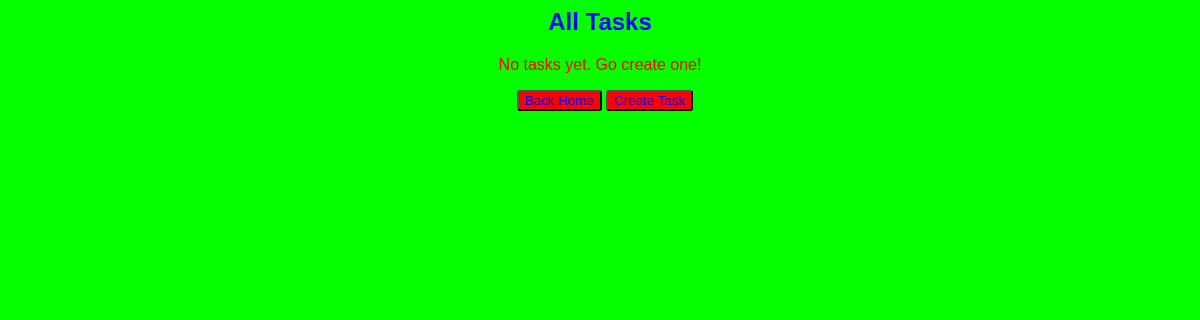
/home/tasks (signed in), run on an earlier commit of the app's database.
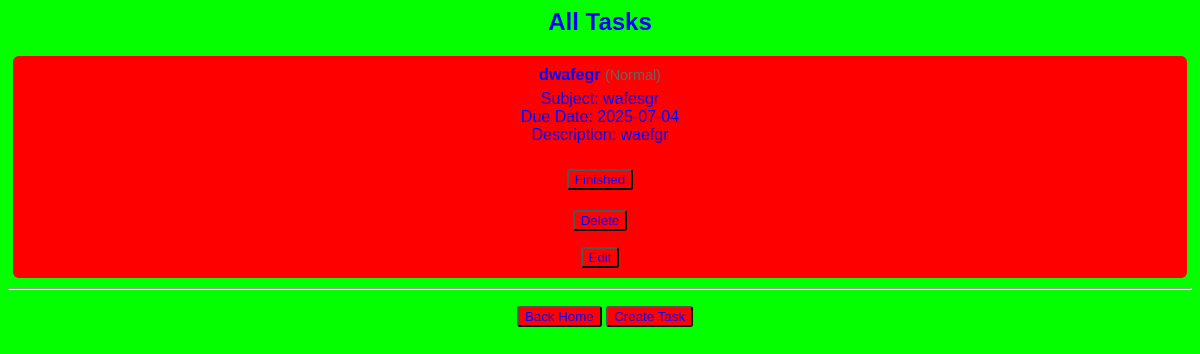
And on a later commit of the database.
### models.py (models this page shows)
class Task(db.Model):
    __tablename__ = 'task'
    id = db.Column(db.Integer, primary_key=True)
    name = db.Column(db.String(200), nullable=False)
    type = db.Column(db.String(50), nullable=False)
    subject = db.Column(db.String(100), nullable=True)
    describe = db.Column(db.Text, nullable=True)
    due_date = db.Column(db.DateTime, nullable=True)
    created_at = db.Column(db.DateTime, default=datetime.utcnow)
    completed_at = db.Column(db.DateTime, nullable=True)
    user_id = db.Column(db.Integer, db.ForeignKey('user.id'), nullable=False)

### app.py (the view)
@app.route('/home/tasks')
@login_required
def tasks():
    user_tasks = Task.query.filter_by(owner=current_user).all()
    return render_template('tasks.html', tasks=user_tasks)

### app.py (called while the page is built)
@login_manager.user_loader
def load_user(user_id):
    return User.query.get(int(user_id))

### templates/tasks.html
<head>
    <link rel="stylesheet" type="text/css" href="{{ url_for('static', filename='style.css') }}">
  </head>
  {% if single_task %}
    <h2>Task Details</h2>
    <ul>
      <li class="task {% if single_task.completed_at %}task--completed{% endif %}">
        <div class="task__header">
          <strong>{{ single_task.name }}</strong>
          <span class="task__type">({{ single_task.type }})</span>
        </div>
        <div class="task__body">
          Subject: {{ single_task.subject }}<br>
          {% if single_task.due_date %}
            Due Date: {{ single_task.due_date.strftime('%Y-%m-%d') }} <br>
          {% else %}
            Due Date: <em>Not set</em> <br>
          {% endif %}
          Description:
          {% if single_task.describe.strip() %}
            {{ single_task.describe }}
          {% else %}
            <em>No Description</em>
          {% endif %}
        </div>
        <div class="task__actions">
          {% if not single_task.completed_at %}
            <form action="/home/tasks/complete/{{ single_task.id }}" method="POST">
              <button type="submit" class="task__actions">Finished</button>
            </form>
          {% else %}
            <span class="task__badge task__actions">Completed</span>
          {% endif %}
          <form action="/home/tasks/delete/{{ single_task.id }}" method="POST">
            <button type="submit">Delete</button>
          </form>
          <a href="{{ url_for('edit_task', task_id=single_task.id) }}">
            <button type="button">Edit</button>
          </a>
        </div>
      </li>
      <hr>
    </ul>
    <nav>
            {% if origin == 'month' %}
              <a href="{{ url_for('calendar_month') }}"><button>Back to Monthly Calendar</button></a>
            {% elif origin == 'week' %}
              <a href="{{ url_for('calendar_week') }}"><button>Back to Weekly Calendar</button></a>
            {% endif %}
            <a href="/home"><button>Back Home</button></a>
    </nav>
  {% else %}
    <h2>All Tasks</h2>
    {% if tasks %}
      <ul>
        {% for task in tasks %}
          <li class="task {% if task.completed_at %}task--completed{% endif %}">
            <div class="task__header">
              <strong>{{ task.name }}</strong>
              <span class="task__type">({{ task.type }})</span>
            </div>
            <div class="task__body">
              Subject: {{ task.subject }}<br>
              {% if task.due_date %}
                Due Date: {{ task.due_date.strftime('%Y-%m-%d') }} <br>
              {% else %}
                Due Date: <em>Not set</em> <br>
              {% endif %}
              Description:
              {% if task.describe.strip() %}
                {{ task.describe }}
              {% else %}
                <em>No Description</em>
              {% endif %}
            </div>
            <div class="task__actions">
              {% if not task.completed_at %}
                <form action="/home/tasks/complete/{{ task.id }}" method="POST">
                  <button type="submit" class="task__actions">Finished</button>
                </form>
              {% else %}
                <span class="task__badge task__actions">Completed</span>
              {% endif %}
              <form action="/home/tasks/delete/{{ task.id }}" method="POST">
                <button type="submit">Delete</button>
              </form>
              <a href="{{ url_for('edit_task', task_id=task.id) }}">
                <button type="button">Edit</button>
              </a>
            </div>
          </li>
          <hr>
        {% endfor %}
      </ul>
    {% else %}
      <p>No tasks yet. Go create one!</p>
    {% endif %}
    <nav>
      <a href="/home"><button>Back Home</button></a>
      <a href="{{ url_for('create_task') }}"><button>Create Task</button></a>
    </nav>
  {% endif %}

### static/style.css (style rules this page uses)
h2 { color: rgb(1,1,255) }
ul { list-style-type: none; padding: 0; color: rgb(225,0,0); }
li { background: rgb(255, 0, 0); color: rgb(1,1,255); padding: 10px; margin: 5px; border-radius: 5px; }
form { margin-top: 20px; }
button { background: rgb(255, 1, 1); color: rgb(1, 1, 255); border-radius: 3px; }
nav { margin-left: 10px; margin-top: 10px; padding: 50 px; }
.task { padding: 10px; background-color: rgb(255, 0, 0); border-radius: 6px; margin-bottom: 10px; transition: all 0.3s ease; }
.task__header { font-weight: bold; margin-bottom: 4px; }
.task__type { font-weight: normal; font-size: 0.9em; color: rgb(102, 102, 102); }
.task__body { margin-top: 6px; }
.task__actions { margin-top: 10px; align-items: center; gap: 6px; margin-top: 5px; }

What changed in the data, as far as the page shows it:
added Task: name "dwafegr", type "Normal", subject "wafesgr", due_date "2025-07-04", describe "waefgr"
Also different on the page:
text no longer shown: "No tasks yet. Go create one!"
